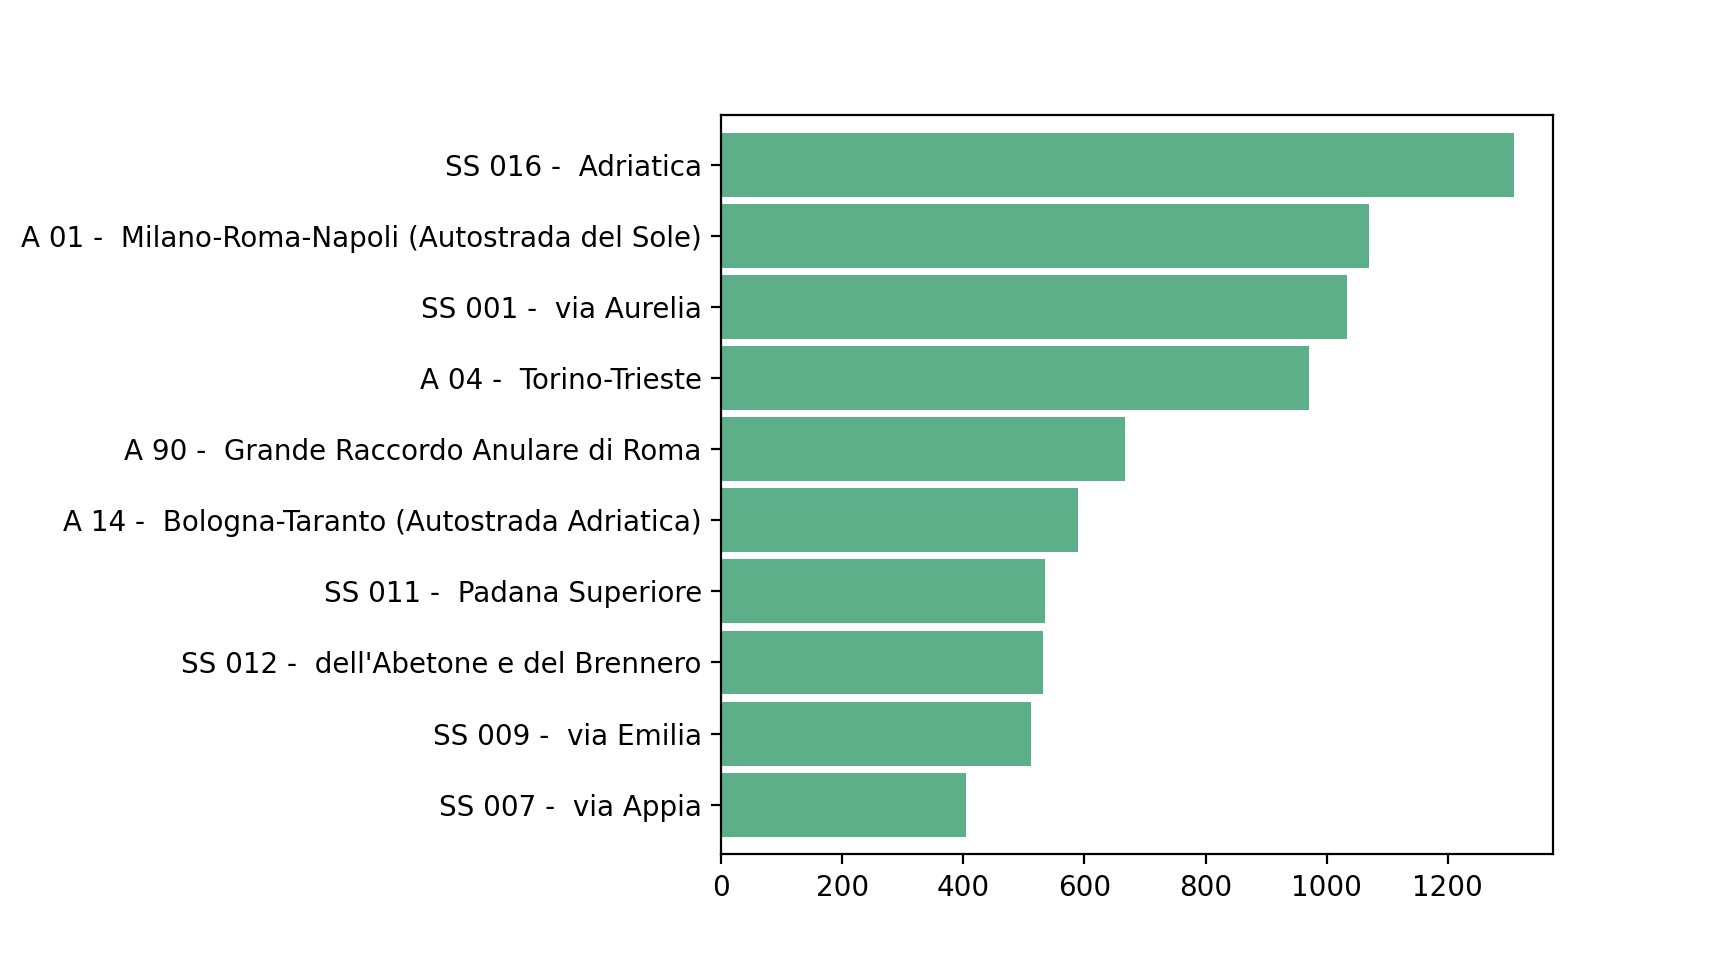

The script that drew this image:

import pandas as pd
import matplotlib.pyplot as plt

data = pd.read_csv("dataset/incidenti/aci/autostrade/comuni_2018.csv")


df = {}
for auto in data['NOME STRADA'].unique(): 
    df[auto] = 0

for k, inc in zip(data['NOME STRADA'], data['INC']): 
    df[k] += inc

incidenti = pd.Series(df.values(), index=df.keys()).sort_values().tail(10)

incidenti.plot.barh(width=0.9, color='#5daf8a')
plt.show()
